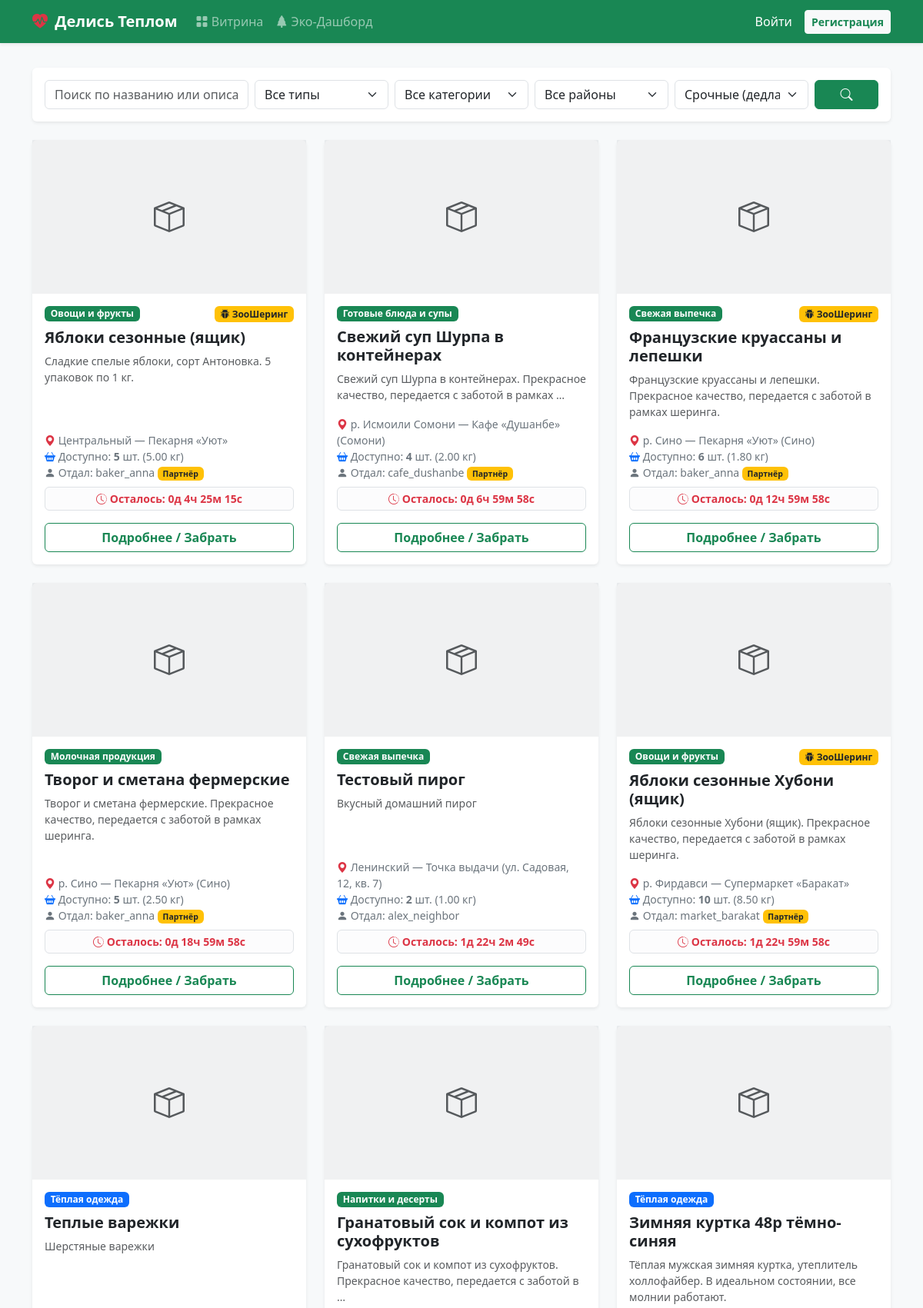
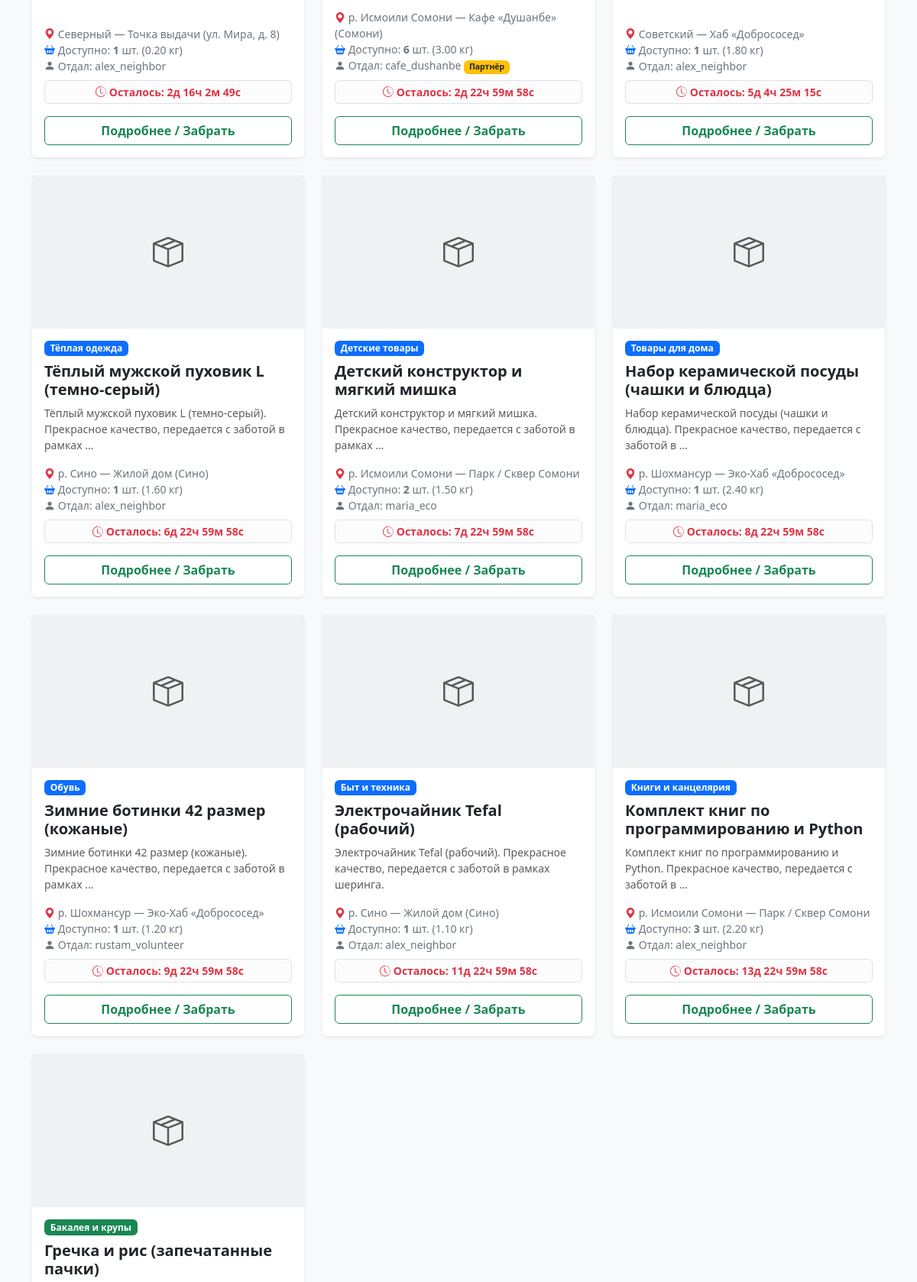
The page / (upper part) on the database its author committed (2 pictures, top to bottom).
### lots/models.py (models this page shows, shortened)
class ItemLot(models.Model):
    STATUS_CHOICES = [
        ('available', 'Доступен'),
        ('reserved', 'Забронирован'),
        ('completed', 'Передан человеку'),
        ('to_zoo', 'Направлен в зоопарк'),
        ('zoo_received', 'Принят зоопарком'),
        ('expired', 'Списан в утиль'),
    ]
    donor = models.ForeignKey(User, on_delete=models.CASCADE, related_name='lots')
    title=models.CharField(max_length=100)
    description=models.TextField()
    category=models.ForeignKey(Category,related_name="lots", on_delete=models.CASCADE)
    location = models.ForeignKey(Location, on_delete=models.CASCADE,related_name='lots')
    quantity = models.PositiveIntegerField()
    available_quantity  = models.PositiveIntegerField()
    weight_kg = models.DecimalField(max_digits=6, decimal_places=2)
    expiry_time=models.DateTimeField()
    image=models.ImageField(upload_to='lots',blank=True,null=True)
    suitable_for_zoo = models.BooleanField(default=False)
    zoo_notes=models.CharField(max_length=250)
    status = models.CharField(max_length=20, choices=STATUS_CHOICES, default='available')
    is_active = models.BooleanField(default=True)
    created_at = models.DateTimeField(auto_now_add=True)
    class Meta:
        ordering = ['-created_at']

class Category(models.Model):
    LOT_TYPE_CHOICES = [
        ('food', 'Еда'),
        ('items', 'Вещи'),
    ]
    name = models.CharField(max_length=100,unique=True)
    slug = models.SlugField(max_length=100, unique=True)
    lot_type = models.CharField(max_length=20, choices=LOT_TYPE_CHOICES)

class Location(models.Model):
    title=models.CharField(max_length=100)
    district=models.CharField(max_length=100)
    address=models.CharField(max_length=255)
    pickup_instructions = models.TextField()
    is_zoo=models.BooleanField(default=False)

### core/views.py (the view)
# urls.py: path('', views.lot_list_view, name='lot_list'),
def lot_list_view(request):
    now = timezone.now()
    ItemLot.objects.filter(
        status='available',
        expiry_time__lte=now,
        category__lot_type='food',
        suitable_for_zoo=True,
        available_quantity__gt=0
    ).update(status='to_zoo')
    ItemLot.objects.filter(
        status='available',
        expiry_time__lte=now
    ).update(status='expired')
    lots = ItemLot.objects.filter(
        is_active=True,
        status='available',
        available_quantity__gt=0,
        expiry_time__gt=now
    ).select_related('category', 'location', 'donor')
    q = request.GET.get('q', '').strip()
    if q:
        lots = lots.filter(Q(title__icontains=q) | Q(description__icontains=q))
    category_slug = request.GET.get('category', '').strip()
    if category_slug:
        lots = lots.filter(category__slug=category_slug)
    lot_type = request.GET.get('lot_type', '').strip()
    if lot_type in ['food', 'items']:
        lots = lots.filter(category__lot_type=lot_type)
    district = request.GET.get('district', '').strip()
    if district:
        lots = lots.filter(location__district=district)
    sort = request.GET.get('sort', '')
    if sort == 'new':
        lots = lots.order_by('-created_at')
    elif sort == 'weight':
        lots = lots.order_by('-weight_kg')
    else:
        lots = lots.order_by('expiry_time')
    categories = Category.objects.all()
    return render(request, 'core/lot_list.html', {
        'lots': lots,
        'categories': categories,
        'districts': DISTRICTS,
        'q': q,
        'selected_category': category_slug,
        'selected_lot_type': lot_type,
        'selected_district': district,
        'selected_sort': sort,
    })

### templates/core/lot_list.html (shortened to what this page needs)
{% extends 'base.html' %}
{% block content %}
<div class="card shadow-sm border-0 mb-4">
    <div class="card-body p-3">
        <form method="get" class="row g-2 align-items-center">
            <div class="col-md-3">
                <input type="text" name="q" class="form-control" placeholder="Поиск по названию или описанию..." value="{{ q }}">
            </div>
            <div class="col-md-2">
                <select name="lot_type" class="form-select">
                    <option value="">Все типы</option>
                </select>
            </div>
            <div class="col-md-2">
                <select name="category" class="form-select">
                    <option value="">Все категории</option>
                </select>
            </div>
            <div class="col-md-2">
                <select name="district" class="form-select">
                    <option value="">Все районы</option>
                </select>
            </div>
            <div class="col-md-2">
                <select name="sort" class="form-select">
                    <option value="urgent" {% if selected_sort == 'urgent' %}selected{% endif %}>Срочные (дедлайн)</option>
                </select>
            </div>
            <div class="col-md-1">
                <button type="submit" class="btn btn-success w-100"><i class="bi bi-search"></i></button>
            </div>
        </form>
    </div>
</div>
<div class="row row-cols-1 row-cols-md-2 row-cols-lg-3 g-4">
    {% for lot in lots %}
        <div class="col">
            <div class="card h-100 shadow-sm border-0 lot-card">
                {% if lot.image %}
                    <img src="{{ lot.image.url }}" class="card-img-top" style="height: 200px; object-fit: cover;" alt="{{ lot.title }}">
                {% else %}
                    <div class="bg-secondary bg-opacity-10 d-flex align-items-center justify-content-center text-muted" style="height: 200px;">
                        <i class="bi bi-box-seam fs-1"></i>
                    </div>
                {% endif %}
                <div class="card-body d-flex flex-column">
                    <div class="d-flex justify-content-between align-items-start mb-2">
                        <span class="badge {% if lot.category.lot_type == 'food' %}bg-success{% else %}bg-primary{% endif %}">
                            {{ lot.category.name }}
                        </span>
                        {% if lot.suitable_for_zoo %}
                            <span class="badge bg-warning text-dark" title="Подходит для зоопарка">
                                <i class="bi bi-bug-fill"></i> ЗооШеринг
                            </span>
                        {% endif %}
                    </div>
                    <h5 class="card-title fw-bold text-dark">{{ lot.title }}</h5>
                    <p class="card-text text-muted small flex-grow-1">{{ lot.description|truncatewords:12 }}</p>
                    <div class="small text-secondary mb-2">
                        <div><i class="bi bi-geo-alt-fill text-danger"></i> {{ lot.location.district }} — {{ lot.location.title }}</div>
                        <div><i class="bi bi-basket2-fill text-primary"></i> Доступно: <strong>{{ lot.available_quantity }}</strong> шт. ({{ lot.weight_kg }} кг)</div>
                        <div><i class="bi bi-person-fill"></i> Отдал: {{ lot.donor.username }}
                            {% if lot.donor.profile.is_business %}
                                <span class="badge bg-warning text-dark">Партнёр</span>
                            {% endif %}
                        </div>
                    </div>
                    <div class="alert alert-light border py-1 px-2 mb-3 text-center small text-danger fw-semibold"
                         data-expiry="{{ lot.expiry_time|date:'c' }}">
                        <i class="bi bi-clock-history"></i> <span class="countdown-timer">Загрузка...</span>
                    </div>
                    <a href="{% url 'lot_detail' lot.pk %}" class="btn btn-outline-success w-100 fw-bold">
                        Подробнее / Забрать
                    </a>
                </div>
            </div>
        </div>
    {% endfor %}
</div>
{% endblock %}

### templates/base.html (style rules this page uses)
body { background-color: #f7f9fa; min-height: 100vh; display: flex; flex-direction: column; }
.lot-card { transition: transform 0.15s ease-in-out; }

### rows shown on the page
ItemLot: category.name "Овощи и фрукты", suitable_for_zoo True (drawn), title "Яблоки сезонные (ящик)", description "Сладкие спелые яблоки, сорт Антоновка. 5 упаковок по 1 кг.", location.district "Центральный", location "Пекарня «Уют»", available_quantity "5", weight_kg "5.00", donor.username "baker_anna", shows "Партнёр"
ItemLot: category.name "Готовые блюда и супы", title "Свежий суп Шурпа в контейнерах", description "Свежий суп Шурпа в контейнерах. Прекрасное качество, передается с заботой в рамках …", location.district "р. Исмоили Сомони", location "Кафе «Душанбе» (Сомони)", available_quantity "4", weight_kg "2.00", donor.username "cafe_dushanbe", shows "Партнёр"
ItemLot: category.name "Свежая выпечка", suitable_for_zoo True (drawn), title "Французские круассаны и лепешки", description "Французские круассаны и лепешки. Прекрасное качество, передается с заботой в рамках шеринга.", location.district "р. Сино", location "Пекарня «Уют» (Сино)", available_quantity "6", weight_kg "1.80", donor.username "baker_anna", shows "Партнёр"
ItemLot: category.name "Молочная продукция", title "Творог и сметана фермерские", description "Творог и сметана фермерские. Прекрасное качество, передается с заботой в рамках шеринга.", location.district "р. Сино", location "Пекарня «Уют» (Сино)", available_quantity "5", weight_kg "2.50", donor.username "baker_anna", shows "Партнёр"
ItemLot: category.name "Свежая выпечка", title "Тестовый пирог", description "Вкусный домашний пирог", location.district "Ленинский", location "Точка выдачи (ул. Садовая, 12, кв. 7)", available_quantity "2", weight_kg "1.00", donor.username "alex_neighbor"
ItemLot: category.name "Овощи и фрукты", suitable_for_zoo True (drawn), title "Яблоки сезонные Хубони (ящик)", description "Яблоки сезонные Хубони (ящик). Прекрасное качество, передается с заботой в рамках шеринга.", location.district "р. Фирдавси", location "Супермаркет «Баракат»", available_quantity "10", weight_kg "8.50", donor.username "market_barakat", shows "Партнёр"
ItemLot: category.name "Тёплая одежда", title "Теплые варежки", description "Шерстяные варежки", location.district "Северный", location "Точка выдачи (ул. Мира, д. 8)", available_quantity "1", weight_kg "0.20", donor.username "alex_neighbor"
ItemLot: category.name "Напитки и десерты", title "Гранатовый сок и компот из сухофруктов", description "Гранатовый сок и компот из сухофруктов. Прекрасное качество, передается с заботой в …", location.district "р. Исмоили Сомони", location "Кафе «Душанбе» (Сомони)", available_quantity "6", weight_kg "3.00", donor.username "cafe_dushanbe", shows "Партнёр"
ItemLot: category.name "Тёплая одежда", title "Зимняя куртка 48р тёмно-синяя", description "Тёплая мужская зимняя куртка, утеплитель холлофайбер. В идеальном состоянии, все молнии работают.", location.district "Советский", location "Хаб «Добрососед»", available_quantity "1", weight_kg "1.80", donor.username "alex_neighbor"
ItemLot: category.name "Тёплая одежда", title "Тёплый мужской пуховик L (темно-серый)", description "Тёплый мужской пуховик L (темно-серый). Прекрасное качество, передается с заботой в рамках …", location.district "р. Сино", location "Жилой дом (Сино)", available_quantity "1", weight_kg "1.60", donor.username "alex_neighbor"
ItemLot: category.name "Детские товары", title "Детский конструктор и мягкий мишка", description "Детский конструктор и мягкий мишка. Прекрасное качество, передается с заботой в рамках …", location.district "р. Исмоили Сомони", location "Парк / Сквер Сомони", available_quantity "2", weight_kg "1.50", donor.username "maria_eco"
ItemLot: category.name "Товары для дома", title "Набор керамической посуды (чашки и блюдца)", description "Набор керамической посуды (чашки и блюдца). Прекрасное качество, передается с заботой в …", location.district "р. Шохмансур", location "Эко-Хаб «Добрососед»", available_quantity "1", weight_kg "2.40", donor.username "maria_eco"
ItemLot: category.name "Обувь", title "Зимние ботинки 42 размер (кожаные)", description "Зимние ботинки 42 размер (кожаные). Прекрасное качество, передается с заботой в рамках …", location.district "р. Шохмансур", location "Эко-Хаб «Добрососед»", available_quantity "1", weight_kg "1.20", donor.username "rustam_volunteer"
ItemLot: category.name "Быт и техника", title "Электрочайник Tefal (рабочий)", description "Электрочайник Tefal (рабочий). Прекрасное качество, передается с заботой в рамках шеринга.", location.district "р. Сино", location "Жилой дом (Сино)", available_quantity "1", weight_kg "1.10", donor.username "alex_neighbor"
ItemLot: category.name "Книги и канцелярия", title "Комплект книг по программированию и Python", description "Комплект книг по программированию и Python. Прекрасное качество, передается с заботой в …", location.district "р. Исмоили Сомони", location "Парк / Сквер Сомони", available_quantity "3", weight_kg "2.20", donor.username "alex_neighbor"
ItemLot: category.name "Бакалея и крупы", title "Гречка и рис (запечатанные пачки)"
